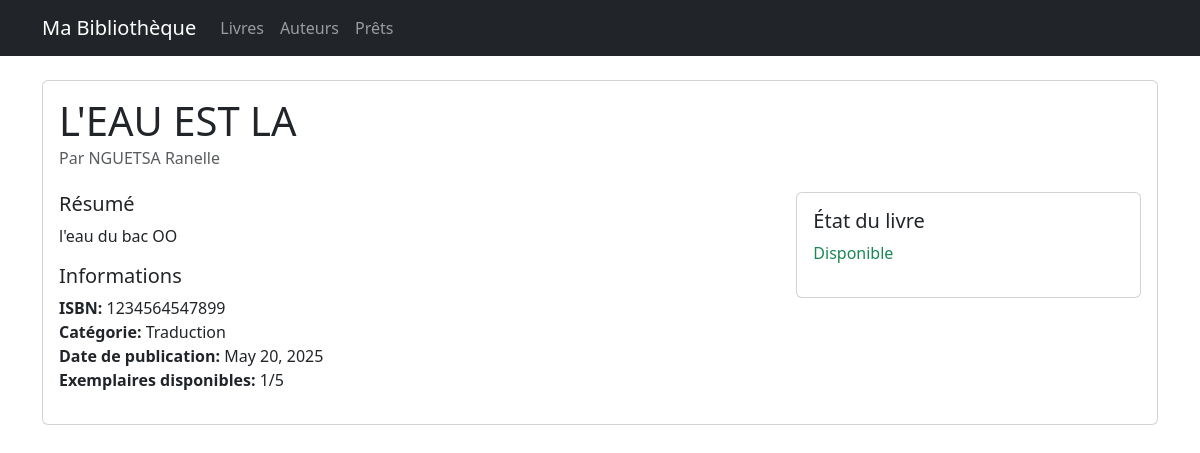
Before: /catalogue/book/2/ with the older database file.
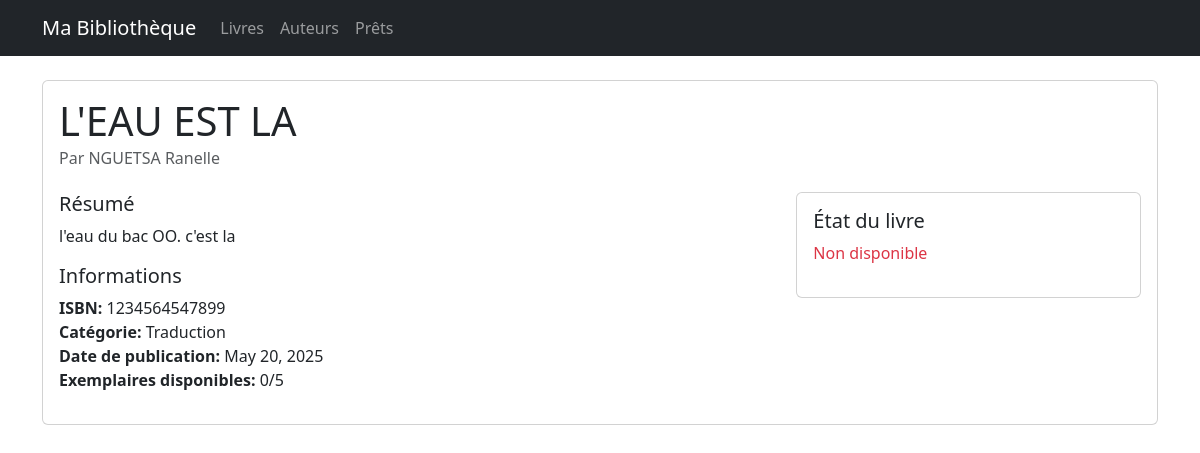
After: the same page with the newer database file.
### catalogue/models.py (models this page shows, shortened)
class Book(models.Model):
    title = models.CharField(max_length=200)
    isbn = models.CharField('ISBN', max_length=13, unique=True)
    authors = models.ManyToManyField(Author, related_name='books')
    category = models.ForeignKey(Category, on_delete=models.SET_NULL, null=True, related_name='books')
    summary = models.TextField(blank=True)
    total_copies = models.IntegerField(default=1)
    available_copies = models.IntegerField(default=1)
    publication_date = models.DateField(null=True, blank=True)
    created_at = models.DateTimeField(auto_now_add=True)
    updated_at = models.DateTimeField(auto_now=True)
    class Meta:
        ordering = ['title']
    @property
    def is_available(self):
        return self.available_copies > 0

class Category(models.Model):
    name = models.CharField(max_length=200, unique=True)
    description = models.TextField(blank=True)
    class Meta:
        verbose_name_plural = "categories"
    def __str__(self):
        return self.name

### catalogue/views.py (the view)
# urls.py: path('book/<int:pk>/', views.book_detail, name='book_detail'),
def book_detail(request, pk):
    book = get_object_or_404(Book, pk=pk)
    return render(request, 'catalogue/book_detail.html', {'book': book})

### catalogue/models.py (called while the page is built)
    def __str__(self):
        return f"{self.first_name} {self.last_name}"

### catalogue/templates/catalogue/book_detail.html (shortened to what this page needs)
{% extends 'catalogue/base.html' %}
{% block content %}
<div class="card">
    <div class="card-body">
        <div class="d-flex justify-content-between align-items-start mb-3">
            <div>
                <h1 class="card-title">{{ book.title }}</h1>
                <h6 class="card-subtitle mb-2 text-muted">
                    Par {% for author in book.authors.all %}
                    {{ author }}{% if not forloop.last %}, {% endif %}
                    {% endfor %}
                </h6>
            </div>
        </div>
        <div class="row">
            <div class="col-md-8">
                <h5>Résumé</h5>
                <p>{{ book.summary }}</p>
                <h5>Informations</h5>
                <ul class="list-unstyled">
                    <li><strong>ISBN:</strong> {{ book.isbn }}</li>
                    <li><strong>Catégorie:</strong> {{ book.category }}</li>
                    <li><strong>Date de publication:</strong> {{ book.publication_date }}</li>
                    <li><strong>Exemplaires disponibles:</strong> {{ book.available_copies }}/{{ book.total_copies }}
                    </li>
                </ul>
            </div>
            <div class="col-md-4">
                <div class="card">
                    <div class="card-body">
                        <h5 class="card-title">État du livre</h5>
                        {% if book.is_available %}
                        <p class="text-success">Disponible</p>
                        {% else %}
                        <p class="text-danger">Non disponible</p>
                        {% endif %}
                    </div>
                </div>
            </div>
        </div>
    </div>
</div>
{% endblock %}

Changed rows visible on the page:
changed Book "L'EAU EST LA": summary "l'eau du bac OO" → "l'eau du bac OO. c'est la"; available_copies "1" → "0"
Other visible differences:
text no longer shown: "Disponible"
text now shown: "Non disponible"
